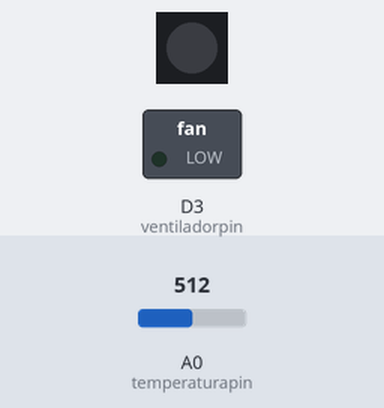
The program below on a simulated ESP8266 (NodeMCU). On the bench: 1 RGB LEDs in strip order, left to right, switched loads named in the program (green lamp = pin HIGH). The inputs (shaded band) are chosen by the test bench; at power-on: A0 (temperaturapin) = 512. WiFi joins after 1.5 s; servers stay silent unless stated; random numbers use the default seed unless the program sets one; what the program prints to the serial monitor is not drawn.

Above: at 1.6 s.
At 60.1 s:
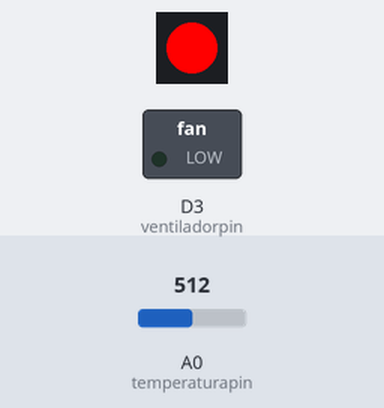
At 100.1 s:
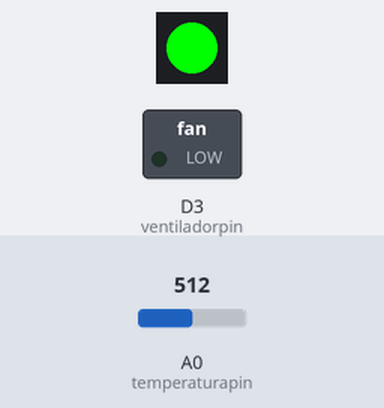
Timing chart, 0 to 101.6 s (numbered marks = the images above):
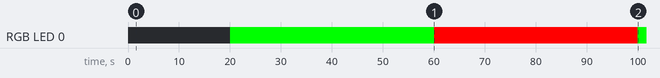

Measured:
- by itself, RGB LED 0: off → RGB(0, 255, 0) at 20.0 s, → RGB(255, 0, 0) 40.0 s later, → RGB(0, 255, 0) 40.0 s later

The program:

main.cpp
```cpp
//Este skecht se ha desarrollado para activar el bombillo a partir del umbral
//también el ventilador cuando la temperatura suba por encima de cierto umbral
#include "Arduino.h"
//*************** Coneción a ThinkSpeak *********
#include <ThingSpeak.h>
#include <ChainableLED.h>

#define NUM_LEDS  1                   //numero de led a ser conectados
ChainableLED leds(5,6, NUM_LEDS);  //Inicializa el actuador GRove RGB leds y los conecta a D7 y D8

// Información del Canal y Campos de ThingSpeak
char thingSpeakAddress[] = "api.thingspeak.com";
unsigned long channelID = 799494;
char* readAPIKey = (char*)"70GGTLNT0EMFP0WO";
char* writeAPIKey = (char*)"7ZBZ9LU15LQRYKRF";
const unsigned long postingInterval = 20L * 1000L;
unsigned int dataFieldOne = 1;                       // Calpo para escribir el estado de la Temperatura
unsigned int dataFieldTwo = 2;                       // Campo para escribir el estado del Bombillo
unsigned int dataFieldThree = 3;                     // Campo para escribir el estado del ventilador
unsigned int dataFieldFour = 4;                      // FCampo para enviar el tiempo de medición
//*************** Fin Conección ThinkSpeak *******

//------------------------- Activar WIFI ESP8266 -----------------------
#include <ESP8266WiFi.h>

char ssid[] = "sumothings-Guest";
char password[] = "invitados123";
WiFiClient client;              //Cliente Wifi para ThingSpeak
//-------------------------- Fin Configuración WIFI ESP8266 --------------

//const int sensorluzpin = A3;    //Fotocelda Grove
const int bombillopin = LED_BUILTIN;      //Simulado con un led 13 en Arduino
const int ventiladorpin = D3;    //Relay del ventilador
const int temperaturapin = A0;  //Temperatura Grove

//Variables Globales
int umbralLuz = 500;            //Es el umbral en el cual se enciende el bombillo
int umbralTemperatura = 27;     //Es el umbral en el cual se enciende el ventilador
float luminosidad;              //Toma el valor en voltaje
float temperatura;              //Toma el valor en grados
boolean estadoventilador=false; //false = apagado
boolean estadobombillo = false; //false = apagado

//Métodos para encapsular las funcionalidades
//Simular lectura de fotocelda
long fotoceldafuncion()
{
  return random(1023);
}

//Funcion para obtener los valores de los sensores
void LeerSensores(void)
{
   //leer el sensor de luz
   //luminosidad = analogRead(sensorluzpin);
   luminosidad = fotoceldafuncion();

    //recibe la temperatura para el sensor LM35
   //temperatura = analogRead(temperaturapin);
   //temperatura = (5.0 * temperatura * 100.0)/1024.0;

   //Lee estado de sensor de Temperatura para GROVE temp
   int B=3975; //Valor del termistor
   temperatura = analogRead(temperaturapin); //Obtencion del valor leido
   float resistance=(float)(1023-temperatura)*10000/temperatura; //Obtencion del valor de la resistencia
   temperatura=1/(log(resistance/10000)/B+1/298.15)-273.15; //Calculo de la temperatura
}

void ImprimirValoresSensores(void)
{
 //Imprimir los valores sensados
  Serial.println("========================================");

 //Temeratura
 Serial.print("Temperatura: ");
 Serial.print(temperatura);
 Serial.print(" ");
 Serial.println(" ℃ ");

 //Luminosidad
 Serial.print("Luminosidad: ");
 Serial.print(luminosidad);
 Serial.print(" ");
 Serial.println(" V. ");

 //Estado del Bombillo
 if (estadobombillo == false)
    Serial.println("Bombillo Apagado");
 else
    Serial.println("Bombillo Encendido");

 //Estado del Ventilador
 if (estadoventilador == false)
    Serial.println("Ventilador Apagado");
 else
    Serial.println("Ventilador Encendido");
}

boolean UmbraldeTemperatura(float umbral)
{
  if(temperatura > umbral){
    digitalWrite(ventiladorpin, HIGH);
    delay(1000);
    return true;
  }
  else{
    digitalWrite(ventiladorpin, LOW);
    delay(10);
    return false;
  }
}

boolean UmbraldeLuz(float umbral)
{
  //Envia una señal que activa o desactiva el relay
  if(luminosidad < umbral){
    //digitalWrite(bombillopin, HIGH);
    leds.setColorRGB(0, 255, 0, 0); //coloca el color rojo
    delay(1000);
    return true;
  }
  else{
    //digitalWrite(bombillopin, LOW);
    leds.setColorRGB(0, 0, 255, 0); //coloca el color verde
    delay(10);
    return false;
  }
}

// Use this function if you want to write a single field
int writeTSData( long TSChannel, unsigned int TSField, float data ){
  int  writeSuccess = ThingSpeak.writeField( TSChannel, TSField, data, writeAPIKey ); // Write the data to the channel
  if ( writeSuccess ){
    //lcd.setCursor(0, 1);
    //lcd.print("Send ThinkSpeak");
    Serial.println( String(data) + " written to Thingspeak." );
    }

    return writeSuccess;
}

//use this function if you want multiple fields simultaneously
int write2TSData( long TSChannel, unsigned int TSField1,
                  float field1Data,unsigned int TSField2, long field2Data,
                  unsigned int TSField3, long field3Data ,
                  unsigned int TSField4, long field4Data ){

  ThingSpeak.setField( TSField1, field1Data );
  ThingSpeak.setField( TSField2, field2Data );
  ThingSpeak.setField( TSField3, field3Data );
  ThingSpeak.setField( TSField4, field4Data );

  int printSuccess = ThingSpeak.writeFields( TSChannel, writeAPIKey );
  return printSuccess;
}

//metodo cliente para controlar los eventos R1 y R2
void setup()
{
  //Abrir el puerto de lectura en el PC para mensajes
  Serial.begin(115200);

  //----------- Comando para Conectarse a la WIFI el ESP8266 ---------
  Serial.println("Conectandose a la WIFI!");

  WiFi.begin(ssid, password);
  while (WiFi.status() != WL_CONNECTED) {
    Serial.print(".");
    delay(500);
  }

  Serial.println("");
  Serial.println("WiFi conectada");
  Serial.println(WiFi.localIP());
  //----------- Fin de conección ESP8266 -----------------------------

  //Establecer los modos de los puertos
  //pinMode(sensorluzpin, INPUT);
  //pinMode(bombillopin, OUTPUT);
  pinMode(ventiladorpin, OUTPUT);
  pinMode(temperaturapin, INPUT);

  //************ Conectar Cliente ThinkSpeak *******
    ThingSpeak.begin( client );
  //************ Fin Conectar Cliente ThingSpeak ***

  //Inicializar el generador de numeros aleatorios
  randomSeed(analogRead(0));
}

//metodo repetitivo
unsigned long lastConnectionTime = 0;
long lastUpdateTime = 0;

void loop()
{
  // Only update if posting time is exceeded
  if (millis() - lastUpdateTime >=  postingInterval) {
    lastUpdateTime = millis();
    LeerSensores();
    ImprimirValoresSensores();

    //Verificar los umbrales
    estadoventilador = UmbraldeTemperatura(umbralTemperatura);
    estadobombillo = UmbraldeLuz(umbralLuz);

    //Enviar los Datos a ThinkSpeak
    write2TSData( channelID , dataFieldOne , temperatura ,
                      dataFieldTwo , estadobombillo,
                      dataFieldThree , estadoventilador,
                      dataFieldFour, millis());
    }
}
```
